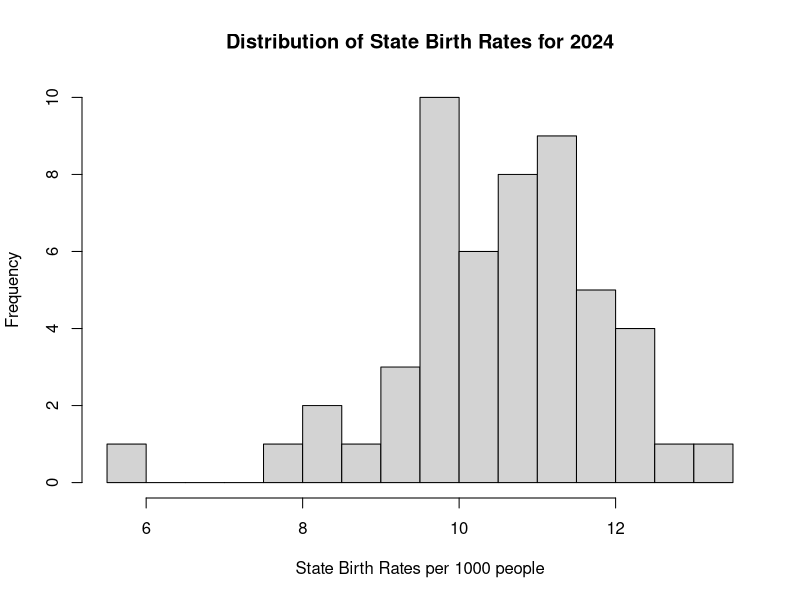
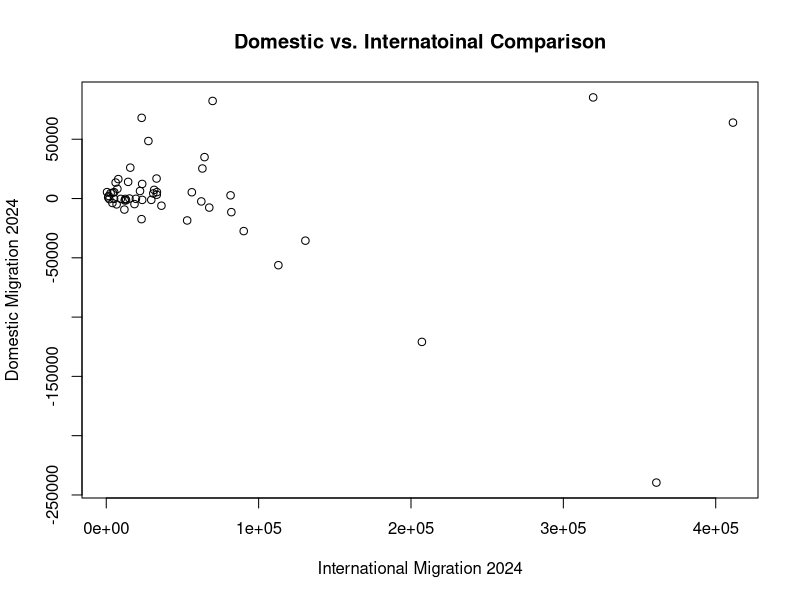

Recreate these plots in R, in order.
#R Homework Assignment 1 - Due Tuesday 2/4 by 11:59pm
dataset = read.csv('popest2024.csv')
stateData = dataset[dataset$SUMLEV==40, ]
stateData[0:5,0:9 ]

######## Question 1 & 2 ######## 
# rank based on the average of international immigration in 2023 and 2024
IntMigRanked = stateData[order(-(stateData$INTERNATIONALMIG2024)), ] 
IntMigRanked[0:5,5 ] # first 5 rows
IntMigRanked[(nrow(IntMigRanked)-4):nrow(IntMigRanked), "NAME"] # last 5 rows
IntMigRanked[1:5, "NAME"] # first 5 rows

# to print with concatenation (Note: we should only put characters in Cat command, therefore use as.character)
cat("The most internatioanl migration from 7/1/2023 to 6/30/2024 belongs to: "
    , as.character(IntMigRanked[1, "NAME"])) #prints result of question 1

# Question 2
cat("The least internatioanl migration from 7/1/2023 to 6/30/2024 belongs to: "
    , as.character(IntMigRanked[(nrow(IntMigRanked)), "NAME"])) #prints result of question 2





######## Question 3 & 4 ######## 
# similar to questions 1 & 2, I can rank the dataset based on the field "RDEATH2024" and then find the first and last coloumns
# however, I will try to use two new commands (which.max() and which.min()) that I just learnt

cat("The highest death rate belongs to: " , as.character(stateData$NAME[which.max(stateData$RDEATH2024)]))
cat("The lowest death rate belongs to: " , as.character(stateData$NAME[which.min(stateData$RDEATH2024)]))






######## Question 5 & 6 ########
cat("The mean state-level population in 2024: ", mean(stateData$POPESTIMATE2024)) #prints result of question 5
cat("The median state-level population in 2024: ", median(stateData$POPESTIMATE2024))#prints result of question 6




######## Question 7 ########

stateData$NAME[stateData$NPOPCHG_2024<0]
cat(sum(stateData$NPOPCHG_2024<0), "states had a negative change in population from 7/1/2023 to 7/1/2024") #prints results of question 7
cat("states with negative change in their population in that period are: ", as.character(stateData$NAME[stateData$NPOPCHG_2024<0])) #additional informaiton for question 7



######## Question 8 ########
pdf()
hist(stateData$RBIRTH2024, 
     breaks=16, xlab = "State Birth Rates per 1000 people",
     main = "Distribution of State Birth Rates for 2024")
dev.off()


######## Question 9 ########
pdf("international_domestic_migration.pdf")
plot(x=stateData$INTERNATIONALMIG2024, y=stateData$DOMESTICMIG2024,
     main="Domestic vs. Internatoinal Comparison",
     xlab = "International Migration 2024",
     ylab = "Domestic Migration 2024")
#grid(nx = NULL, ny = NULL, col = "gray", lty = "dotted") #uncomment this to get the grids on
#text(stateData$INTERNATIONALMIG2024, stateData$DOMESTICMIG2024, labels = stateData$NAME, pos = 4, cex = 0.8, col = "darkgreen") #uncomment this to see the labels on the points
dev.off()



######## Question 10 ########
region2 = stateData[stateData$REGION == 2, ]
cat(sum(region2$DOMESTICMIG2024 > 0), " states in region 2 had positive domestic migration in the given period")
cat("states: ", as.character(region2$"NAME"[region2$DOMESTICMIG2024>0]), "are states in region 2 with positive domestic immigration")
region2$"NAME"[region2$DOMESTICMIG2024>0]



######## Question 11 ########
region1 = stateData[stateData$REGION == 1, ]
cat("the mean for international migration for states in region 1 is: ", mean(region1$INTERNATIONALMIG2024))




######## Question 12 ########
region4 = stateData[stateData$REGION == 4, ]
cat("the median for international migration for states in region 4 is: ", median(region4$INTERNATIONALMIG2024))




######## Question 13 ########
region3 = stateData[stateData$REGION == 3, ]
region2 = stateData[stateData$REGION == 2, ]
sum(region3$INTERNATIONALMIG2024>max(region2$INTERNATIONALMIG2024))
region3$NAME[region3$INTERNATIONALMIG2024>max(region2$INTERNATIONALMIG2024)]


